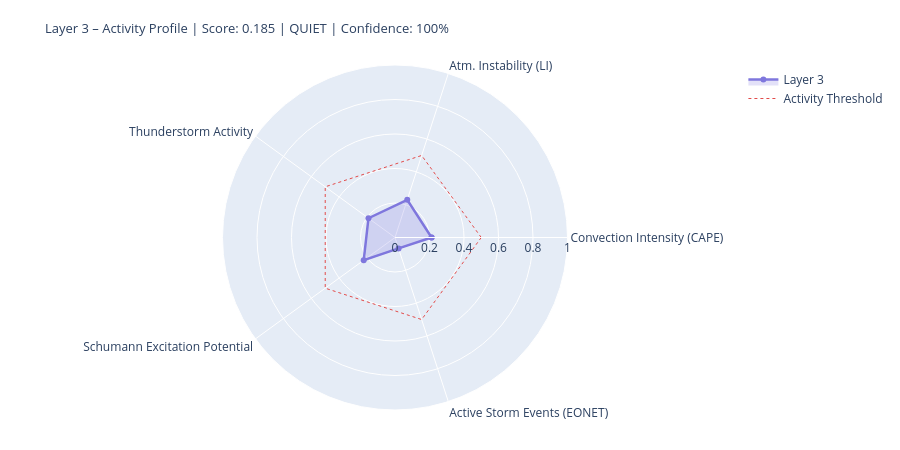

Notebook cell for this chart:
### Markdown cell above
---
## 4. State Assessment & Handoff to Layer 4/5

### Code cell
# ============================================================
# LAYER-3-SCORE
# Five dynamic components
# ============================================================

def norm(v, lo, hi):
    if v is None or (isinstance(v, float) and math.isnan(v)): return None
    return round(max(0.0, min(1.0, (v - lo) / (hi - lo))), 4)

# --- 1) Convection intensity (global CAPE mean) ---
cape_mean = df_atm['cape'].dropna().mean() if not df_atm.empty else None
conv_score = norm(cape_mean, 0, 3000)
conv_src   = 'primary' if cape_mean is not None else 'missing'

# --- 2) Atmospheric instability (LI mean) ---
li_mean   = df_atm['li'].dropna().mean() if not df_atm.empty else None
# Negative LI = unstable → higher score
instab_score = norm(-li_mean if li_mean is not None else None, -6, 6)
instab_src   = 'primary' if li_mean is not None else 'missing'

# --- 3) Thunderstorm activity (mean thunder score + WMO count) ---
thunder_mean = df_atm['thunder_score'].mean() if not df_atm.empty else None
n_thunder    = int(df_atm['thunderstorm'].sum()) if not df_atm.empty else 0
thunder_score_val = norm(
    (thunder_mean or 0) * 0.7 + n_thunder * 0.1, 0, 1.0
) if thunder_mean is not None else None
thunder_src = 'primary'

# --- 4) Schumann excitation potential (weighted Schumann contribution) ---
schumann_pot = df_atm['schumann_contribution'].mean() if not df_atm.empty else None
# Boosted by Layer-2 thunderstorm trigger
if schumann_pot is not None and l2_thunder:
    schumann_pot = min(1.0, schumann_pot * 1.2)
schumann_score = norm(schumann_pot, 0, 1.0) if schumann_pot is not None else None
schumann_src   = 'derived'

# --- 5) Storm activity (NASA EONET) ---
# Distinction: None = data not loaded, 0.0 = loaded but no events
storm_score = None
storm_src   = 'missing'
if raw.get('storms') is not None:          # API reached successfully
    storm_score = norm(len(storm_events), 0, 30) if storm_events else 0.0
    storm_src   = 'primary'

# X-Ray and Kp: context only, not in dynamic score
# (X-Ray = Layer-0/4 driver; Kp = geomagnetic index, not a lightning proxy)
xray_context = None
if raw.get('xray'):
    df_xc = pd.DataFrame(raw['xray'])
    fc = next((c for c in df_xc.columns
               if any(k in c.lower() for k in ['flux','long']) and 'time' not in c.lower()),
              df_xc.columns[1])
    df_xc[fc] = pd.to_numeric(df_xc[fc], errors='coerce')
    xray_last = df_xc[fc].dropna().iloc[-1] if not df_xc[fc].dropna().empty else None
    if xray_last:
        xray_class = ('X' if xray_last>=1e-4 else 'M' if xray_last>=1e-5
                      else 'C' if xray_last>=1e-6 else 'B')
        xray_context = {'flux': float(xray_last), 'class': xray_class}
        print(f'X-Ray context: {xray_class}-class ({xray_last:.2e} W/m²)')

# --- Aggregate ---
COMPONENTS = {
    'Convection Intensity (CAPE)':  {'score': conv_score,       'source': conv_src,    'dynamic': True},
    'Atm. Instability (LI)':         {'score': instab_score,     'source': instab_src,  'dynamic': True},
    'Thunderstorm Activity':              {'score': thunder_score_val, 'source': thunder_src, 'dynamic': True},
    'Schumann Excitation Potential':   {'score': schumann_score,   'source': schumann_src,'dynamic': True},
    'Active Storm Events (EONET)': {'score': storm_score,      'source': storm_src,   'dynamic': True},
}

available   = {k: v['score'] for k, v in COMPONENTS.items() if v['score'] is not None}
unavailable = [k for k, v in COMPONENTS.items() if v['score'] is None]
layer3_score = round(sum(available.values()) / len(available), 4) if available else None
confidence   = round(len(available) / len(COMPONENTS), 2)
level = ('unknown' if layer3_score is None
         else 'quiet'   if layer3_score < 0.3
         else 'moderate' if layer3_score < 0.6
         else 'active')
dominant_l3 = max(available, key=available.get) if available else 'none'

# --- Ausgabe ---
W = 68
print('=' * W)
print('LAYER 3 – ATMOSPHERE / WEATHER / THUNDERSTORMS – STATE ASSESSMENT')
print('=' * W)
for name, comp in COMPONENTS.items():
    s = comp['score']
    if s is not None:
        bar = '█' * int(s * 20) + '░' * (20 - int(s * 20))
        print(f'  {name:<36} {bar}  {s:.3f}  [{comp["source"]}]')
    else:
        print(f'  {name:<36} {"─" * 20}  n/a   [missing]')
print('-' * W)
print(f'  Score:        {layer3_score:.3f}  ({len(available)}/{len(COMPONENTS)} components)')
print(f'  Confidence:   {confidence:.0%}')
print(f'  Level:        {level.upper()}')
print(f'  Dominant:     {dominant_l3}')
print(f'  CAPE mean:    {cape_mean:.0f} J/kg' if cape_mean else '  CAPE mean:    n/a')
print(f'  LI mean:      {li_mean:.1f} K' if li_mean is not None else '  LI mean:      n/a')
print(f'  Thunderstorms:{n_thunder} points (WMO)  +  {len(storm_events)} NASA EONET')
print('=' * W)

# Radar
cats   = list(available.keys())
vals_r = list(available.values())
if len(cats) >= 3:
    fig = go.Figure()
    fig.add_trace(go.Scatterpolar(
        r=vals_r + [vals_r[0]], theta=cats + [cats[0]],
        fill='toself', fillcolor='rgba(127,119,221,0.22)',
        line=dict(color='#7F77DD', width=2.5), name='Layer 3'
    ))
    fig.add_trace(go.Scatterpolar(
        r=[0.5] * (len(cats)+1), theta=cats + [cats[0]],
        line=dict(color='#E24B4A', dash='dot', width=1),
        mode='lines', name='Activity Threshold'
    ))
    fig.update_layout(
        title=dict(
            text=f'Layer 3 – Activity Profile | Score: {layer3_score:.3f} | {level.upper()} | Confidence: {confidence:.0%}',
            font=dict(size=13)
        ),
        polar=dict(radialaxis=dict(visible=True, range=[0, 1])),
        height=450, showlegend=True,
        margin=dict(l=60, r=60, t=65, b=40)
    )
    fig.show()

### Figure 1 — Plotly figure (JSON) as saved in the notebook; plotly's stock layout.template omitted (floating-point values rounded to 4 significant figures)
{"data": [{"fill": "toself", "fillcolor": "rgba(127,119,221,0.22)", "line": {"color": "#7F77DD", "width": 2.5}, "name": "Layer 3", "r": [0.212, 0.23, 0.1901, 0.2242, 0.0667, 0.212], "theta": ["Convection Intensity (CAPE)", "Atm. Instability (LI)", "Thunderstorm Activity", "Schumann Excitation Potential", "Active Storm Events (EONET)", "Convection Intensity (CAPE)"], "type": "scatterpolar"}, {"line": {"color": "#E24B4A", "dash": "dot", "width": 1}, "mode": "lines", "name": "Activity Threshold", "r": [0.5, 0.5, 0.5, 0.5, 0.5, 0.5], "theta": ["Convection Intensity (CAPE)", "Atm. Instability (LI)", "Thunderstorm Activity", "Schumann Excitation Potential", "Active Storm Events (EONET)", "Convection Intensity (CAPE)"], "type": "scatterpolar"}], "layout": {"height": 450, "margin": {"b": 40, "l": 60, "r": 60, "t": 65}, "polar": {"radialaxis": {"range": [0, 1], "visible": true}}, "showlegend": true, "title": {"font": {"size": 13}, "text": "Layer 3 – Activity Profile | Score: 0.185 | QUIET | Confidence: 100%"}}}
